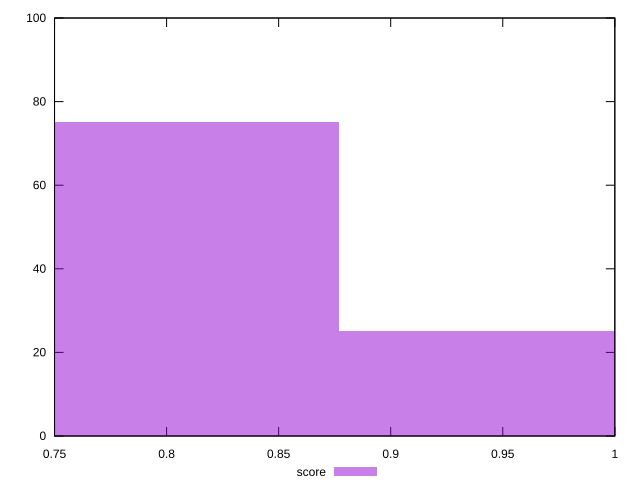

Write the gnuplot code that produced this figure.
reset

$score <<EOF
0.7515327425950304 75
1.002043656793374 25
EOF

set key outside below
set boxwidth 0.2505109141983435
set xrange [0.75:1]
set yrange [0:100]
set trange [0:100]
set style fill transparent solid 0.5 noborder
set terminal svg size 640, 490 enhanced background rgb 'white'
set output "report_00018_2021-02-10T15-25-16.877Z/uses-rel-preconnect/samples/pages+cached/score/histogram.svg"

plot $score title "score" with boxes

reset
